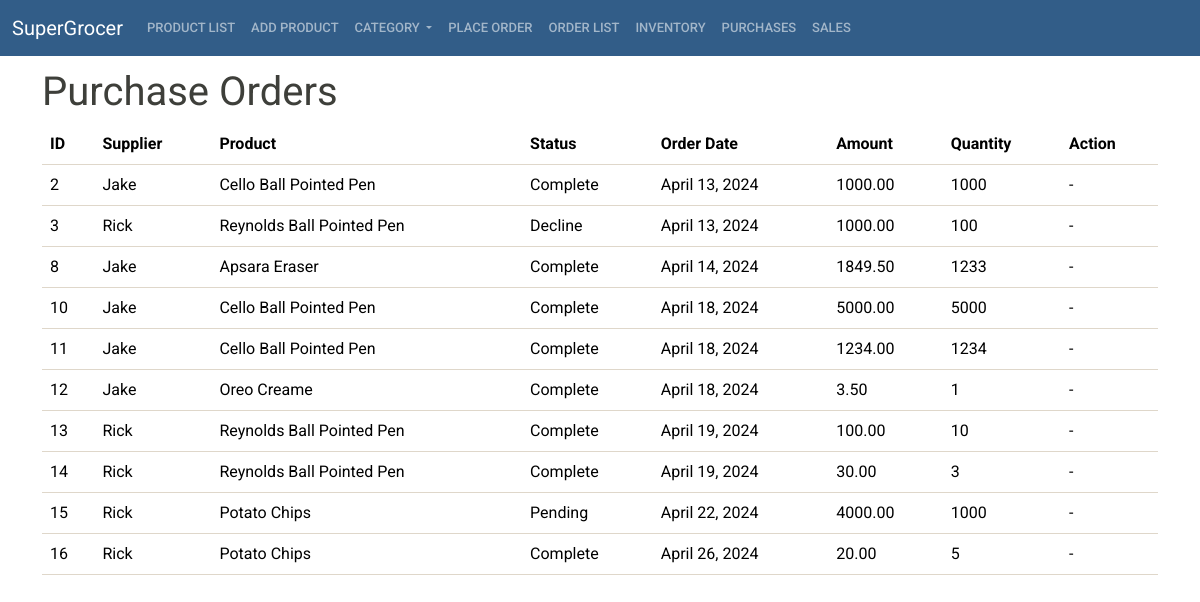
Screenshot of /store/purchaseorder_list/ with the database file from the repository.
### supplier/models.py (models this page shows, shortened)
class PurchaseOrder(models.Model):
    STATUS_CHOICES = [
        ('pending', 'Pending'),
        ('decline', 'Decline'),
        ('approved', 'Approved'),
        ('processing', 'Processing'),
        ('complete', 'Complete'),
    ]
    supplier = models.ForeignKey(Supplier, on_delete=models.CASCADE)
    product = models.ForeignKey(Product, on_delete=models.CASCADE)
    status = models.CharField(max_length=20, choices=STATUS_CHOICES, default='pending')
    ord_date = models.DateField(auto_now_add=True)
    ord_amount = models.DecimalField(max_digits=10, decimal_places=2)
    ord_qty = models.PositiveIntegerField()

class Supplier(models.Model):
    user = models.OneToOneField(User, on_delete=models.CASCADE)  # Link Supplier to User using OneToOneField
    spl_name = models.CharField(max_length=255,null=True)
    spl_address = models.TextField(null=True)
    spl_phone = models.CharField(max_length=20,null=True)
    spl_email = models.EmailField(unique=True)  # Ensure unique email for suppliers
    def __str__(self):
        return self.spl_name

### store/models.py (models this page shows)
class Product(models.Model):
    prod_name = models.CharField(max_length=255)
    category = models.ForeignKey(Category, on_delete=models.CASCADE)
    subcategory = models.ForeignKey(SubCategory, on_delete=models.CASCADE)
    cost_price = models.DecimalField(max_digits=10, decimal_places=2)
    sell_price = models.DecimalField(max_digits=10, decimal_places=2)
    prod_desc = models.TextField()
    image = models.ImageField(null=True, blank=True)
    def __str__(self):
        return self.prod_name

### store/views.py (the view)
# urls.py: path('purchaseorder_list/', views.purchaseorder_list, name='purchaseorder_list'),
def purchaseorder_list(request):
  purchase_orders = PurchaseOrder.objects.all()
  context = {'purchase_orders': purchase_orders}
  return render(request, 'store/purchaseorder_list.html', context)

### templates/store/purchaseorder_list.html (shortened to what this page needs)
{% extends 'base/base.html' %}
{% block content %}
<h1>Purchase Orders</h1>
<table class="table table-hover">
  <thead>
    <tr>
      <th>ID</th>
      <th>Supplier</th>
      <th>Product</th>
      <th>Status</th>
      <th>Order Date</th>
      <th>Amount</th>
      <th>Quantity</th>
      <th>Action</th>
    </tr>
  </thead>
  <tbody>
    {% for purchase_order in purchase_orders %}
    <tr>
      <td>{{ purchase_order.id }}</td>
      <td>{{ purchase_order.supplier }}</td>
      <td>{{ purchase_order.product }}</td>
      <td>{{ purchase_order.get_status_display }}</td>
      <td>{{ purchase_order.ord_date }}</td>
      <td>{{ purchase_order.ord_amount }}</td>
      <td>{{ purchase_order.ord_qty }}</td>
      {% if purchase_order.status == 'approved' %}
      <td>
        <a href="{% url 'goods_received' purchase_order.id %}" class="btn btn-sm btn-success">Mark Received</a>
      </td>
      {% else %}
      <td> - </td>  {% endif %}
    </tr>
    {% endfor %}
  </tbody>
</table>
{% endblock %}

### rows the page displays
PurchaseOrder: id "2", supplier "Jake", product "Cello Ball Pointed Pen", status "Complete", ord_date "April 13, 2024", ord_amount "1000.00", ord_qty "1000"
PurchaseOrder: id "3", supplier "Rick", product "Reynolds Ball Pointed Pen", status "Decline", ord_date "April 13, 2024", ord_amount "1000.00", ord_qty "100"
PurchaseOrder: id "8", supplier "Jake", product "Apsara Eraser", status "Complete", ord_date "April 14, 2024", ord_amount "1849.50", ord_qty "1233"
PurchaseOrder: id "10", supplier "Jake", product "Cello Ball Pointed Pen", status "Complete", ord_date "April 18, 2024", ord_amount "5000.00", ord_qty "5000"
PurchaseOrder: id "11", supplier "Jake", product "Cello Ball Pointed Pen", status "Complete", ord_date "April 18, 2024", ord_amount "1234.00", ord_qty "1234"
PurchaseOrder: id "12", supplier "Jake", product "Oreo Creame", status "Complete", ord_date "April 18, 2024", ord_amount "3.50", ord_qty "1"
PurchaseOrder: id "13", supplier "Rick", product "Reynolds Ball Pointed Pen", status "Complete", ord_date "April 19, 2024", ord_amount "100.00", ord_qty "10"
PurchaseOrder: id "14", supplier "Rick", product "Reynolds Ball Pointed Pen", status "Complete", ord_date "April 19, 2024", ord_amount "30.00", ord_qty "3"
PurchaseOrder: id "15", supplier "Rick", product "Potato Chips", status "Pending", ord_date "April 22, 2024", ord_amount "4000.00", ord_qty "1000"
PurchaseOrder: id "16", supplier "Rick", product "Potato Chips", status "Complete", ord_date "April 26, 2024", ord_amount "20.00", ord_qty "5"
